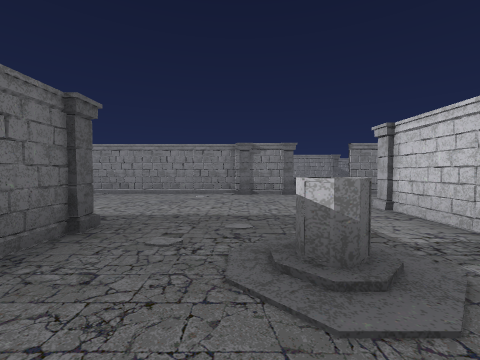
[1] (above)

24 first-person views from a walk through a 3-D level made in the Godot game engine. The camera is 1.3 m above the floor, tilts 2° down and sees 90° across. The floor is counted in squares, 2 m on a side. Each view is taken from the middle of a square. On the plan, view 1 faces up. The plan holds only what a view shows up to about 9 squares ahead; the rest is blank. The place goes on beyond the plan. Characters and animated objects are left out.

[2]
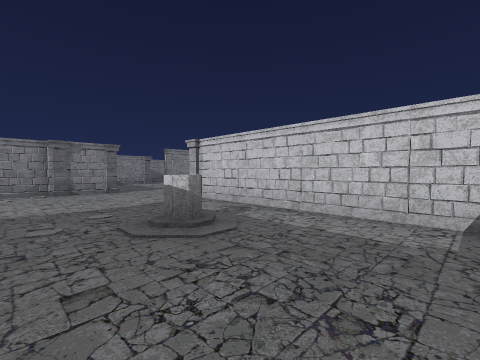

[3]
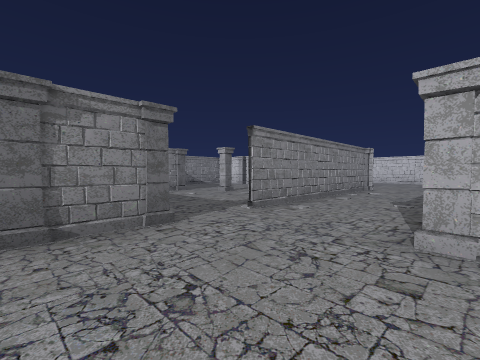

[4]
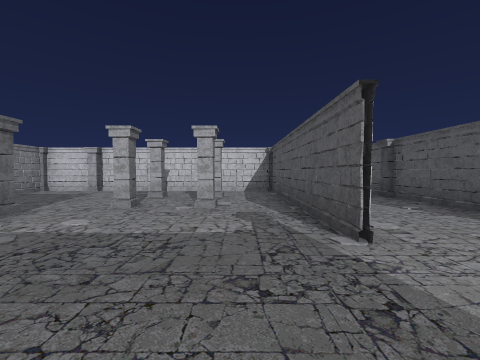

[5]
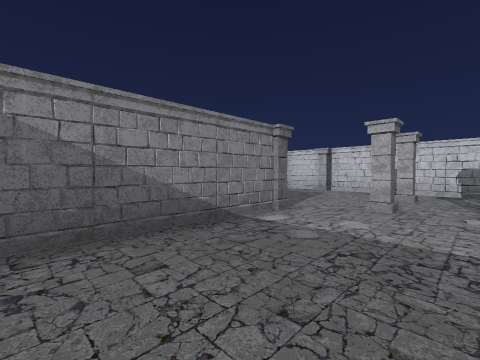

[6]
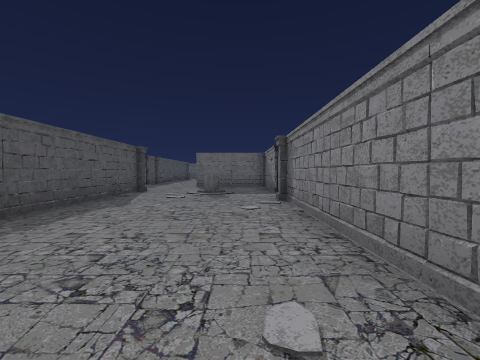

[7]
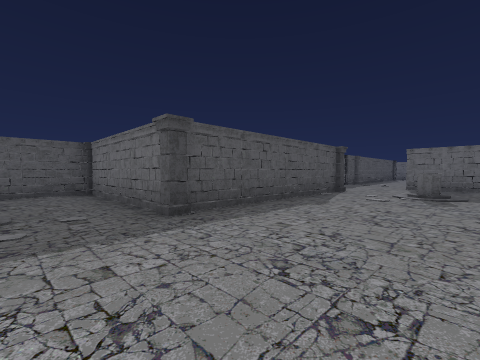

[8]
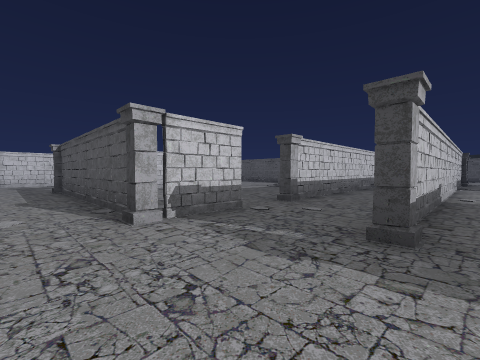

[9]
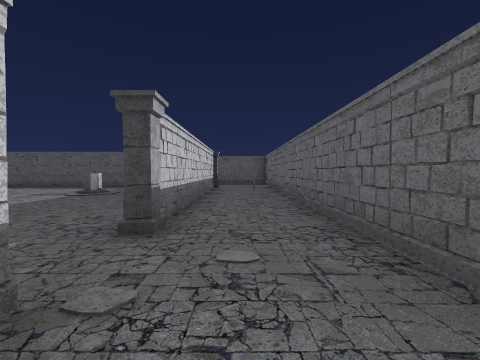

[10]
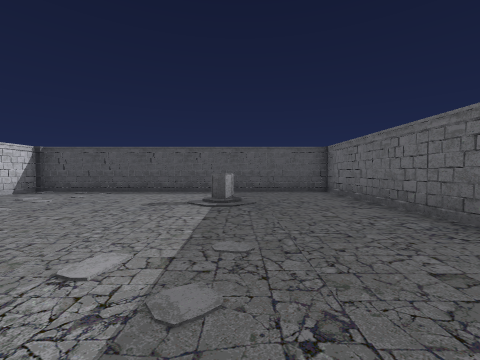

[11]
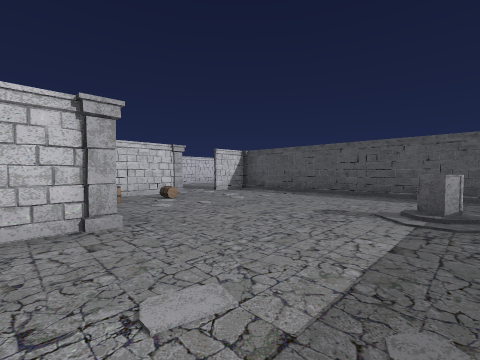

[12]
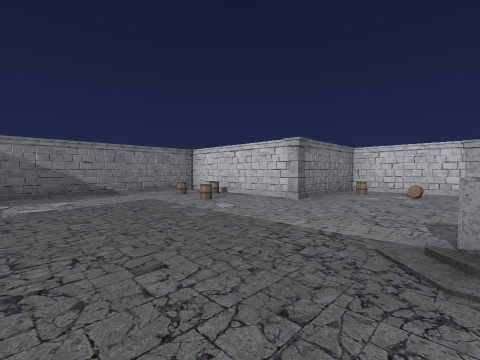

[13]
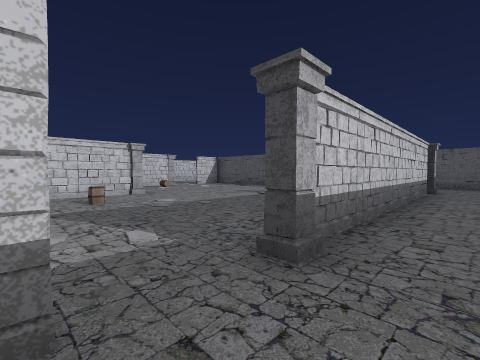

[14]
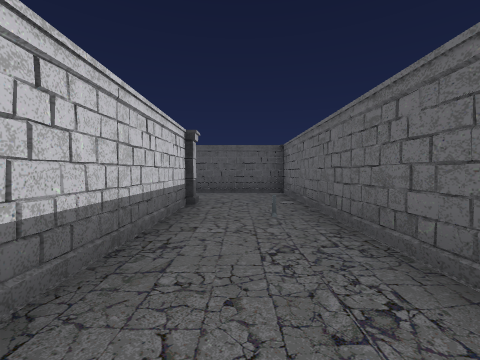

[15]
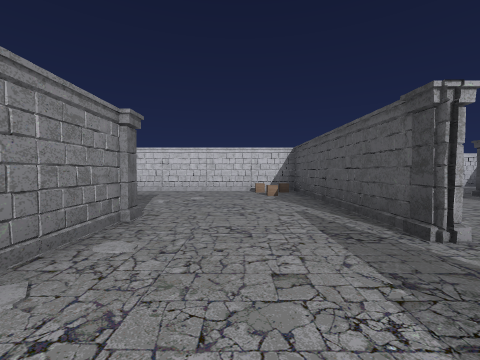

[16]
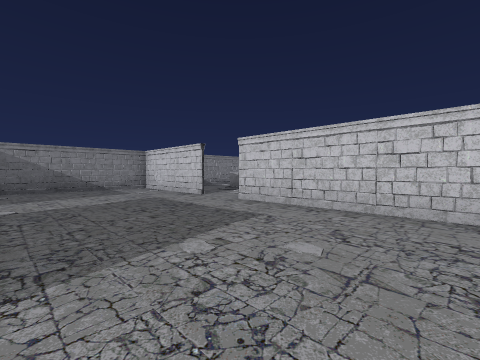

[17]
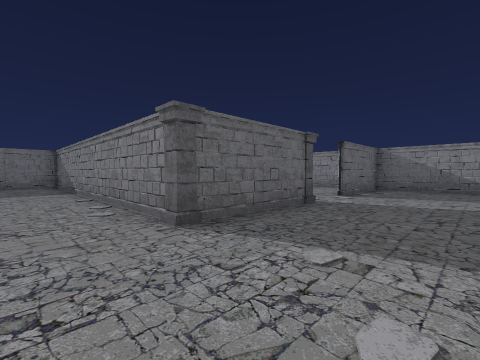

[18]
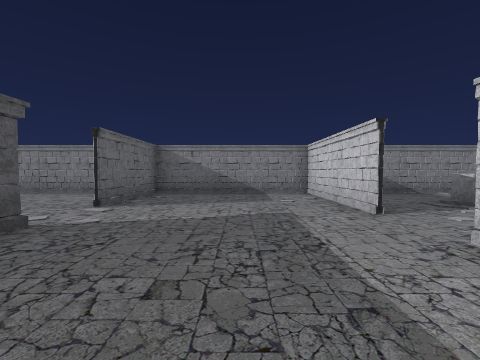

[19]
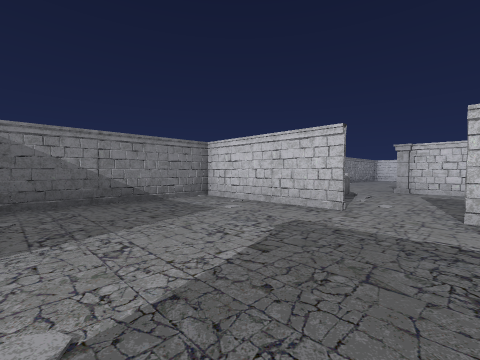

[20]
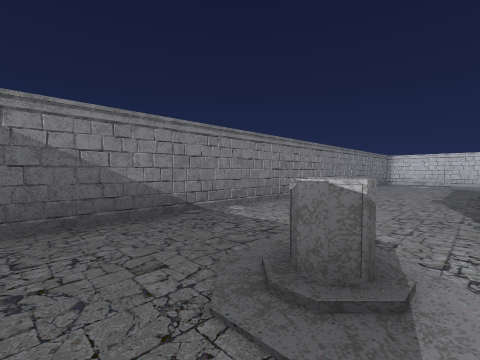

[21]
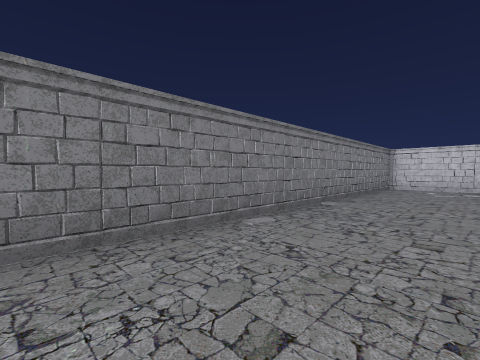

[22]
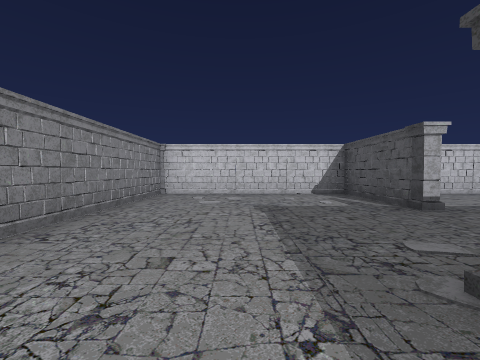

[23]
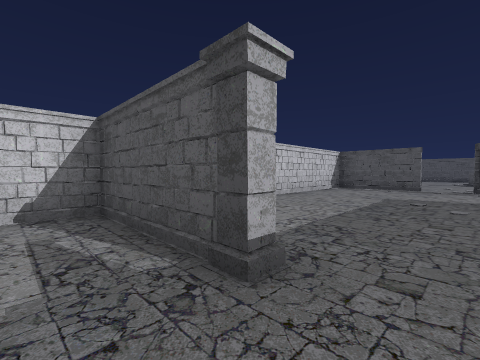

[24]
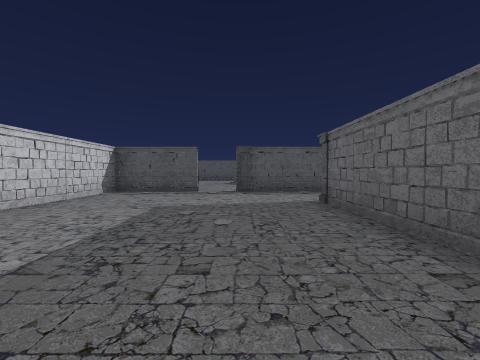

### Floor plan
Points are (right, up) in squares from view 1. A wall is a line through its corners. A room is listed if a view was taken in it or the views show most of it. See-through windows are left out.
Room 1 (views 1, 2, 3, 4, 5, 6, 7, 8, 9, 13, 14)
walls: (-1, 7.1) (-1.6, 7.1); (-1.8, 7) (-5.1, 7.1); (-0.5, 7.1) (-5.5, 7.1); (-2.2, 7.2) (-2.6, 6.9); (-1.8, 2.5) (-1.8, -1.4); (3, 7) (8.4, 6.9); (2.3, 1.7) (2.3, 2.2); (2.3, 0.2) (2.3, 1); (2.4, -0.8) (2.4, -0.3); (-7.4, 2.7) (-2.4, 2.7); (-1.6, -1.8) (0.1, -1.8); (-7.5, 7.1) (-8.8, 7.1); (2.7, -1) (2.5, 0); (2.6, -1.1) (2.6, 3.5); (1.9, 11.6) (1.3, 11.6); (3.1, 11.4) (2.8, 11.8); (3.5, 11.6) (0.1, 11.6); (-7.9, 0.8) (-7.9, 2.4); (-10.4, 6) (-10.4, 4.1); (-10.3, 0.6) (-10.3, -7.5); (9.1, 7.4) (9.1, 14.5); (8.5, 14.6) (7.9, 14.6); (-7.9, -7.4) (-7.9, -1.4); (-10.4, -8.2) (-10.4, 0.4)
ways out: opening at (-8, -0.5) to room 2; opening at (-11, 4) to room 3; opening at (-6.5, 7) to room 3; opening at (4, 13) to room 4; opening at (3.5, 5.5) to room 5; opening at (-9, -7) to room 6
objects: pillar (-10, 1); other object (-9, -6); pillar (-8, -1); pillar (-8, 3); pillar (-6, 7); pillar (-2, 3); pillar (0, 7); other object (0, 8); pillar (1, 7); pillar (3, 4); pillar (4, 12) to (5, 12); pillar (5, 9); pillar (5, 10); pillar (7, 9); pillar (7, 10); pillar (9, 13)
Room 2 (views 10, 11, 12)
walls: (-2.1, -1.4) (-1.6, -1); (-1.9, -1.6) (-1.9, 2.5); (-7.8, -2.7) (-7.8, -7.5); (-2.6, 2.6) (-7.1, 2.6); (1.6, -4.5) (1.6, -1.9) (-1.6, -1.9); (-7.5, -7.8) (1.5, -7.8); (1.9, -4.4) (1.9, -3.9); (2.4, -4.5) (2.4, -4); (1.6, -7.4) (1.6, -6.3); (1.9, -7) (1.9, -6.4); (2.6, -7.5) (2.6, -7)
ways out: opening at (-8, -0.5) to room 1; opening at (2, -5.5)
objects: pillar (-2, -2); barrel (0, -4)
Room 3 (views 15, 16, 17, 18, 19)
walls: (-5.4, 10.6) (-11.6, 10.6); (-5.8, 10.5) (-6.4, 10.6); (-4.6, 13.6) (-4.6, 11.3); (-5.5, 7.1) (-1, 7.3); (-4.9, 7) (-4.5, 7.4); (-5.5, 7) (-0.6, 7); (0.1, 8.5) (0.1, 13.2); (0.1, 14.6) (0.1, 18.3) (-4.6, 18.3) (-4.6, 15.3); (0.2, 17) (0.1, 18.3)
ways out: opening at (-11, 4) to room 1; opening at (-6.5, 7) to room 1; opening at (0, 14) to room 4; opening at (-5, 14.5)
objects: pillar (-5, 11); pillar (-5, 14); other object (-1, 8)
Room 4 (views 20, 21, 22, 23)
walls: (6.8, 18.2) (6.4, 18.5); (5.4, 18.2) (5, 18.5); (4.6, 13.2) (4.6, 14.6); (1.8, 18.6) (1.4, 18.2); (12.3, 12.9) (15.1, 12.9) (15.1, 17.5); (14.4, 18.3) (0.9, 18.3)
ways out: opening at (4, 13) to room 1; opening at (0, 14) to room 3; opening at (11.5, 13) to room 5
objects: pillar (5, 15); pillar (9, 15); pillar (12, 13); pillar (15, 18)
Room 5 (view 24)
walls: (8.4, 7.1) (3.2, 7.1); (9.2, 10.2) (9.2, 7.5); (8.4, 6.8) (3.1, 6.9); (12.4, 4.2) (15, 4.1) (15.1, 10.1); (4.7, 4.2) (10.6, 4.2)
ways out: opening at (3.5, 5.5) to room 1; opening at (11.5, 13) to room 4; opening at (11.5, 4)
objects: pillar (7, 4); pillar (9, 7); pillar (11, 4)
Room 6 (no view inside)
walls: (-10.3, -7.5) (-10.3, -9.5); (-9.5, -10.3) (-7.6, -10.3)
ways out: opening at (-9, -7) to room 1
objects: pillar (-8, -8)

Positions as (right, up) in squares from view 1, and headings:
1: (0, 0), facing up
2: (-1, -1), facing up-right
3: (0, 4), facing up-right
4: (1, 8), facing right
5: (1, 9), facing up-right
6: (0, 6), facing left
7: (0, 6), facing down-left
8: (-11, 4), facing down-right
9: (-9, 2), facing down
10: (-5, 0), facing down
11: (-5, -1), facing down-right
12: (-7, -5), facing up-right
13: (-9, 1), facing down-right
14: (-9, -3), facing down
15: (-8, 9), facing right
16: (-4, 9), facing up-right
17: (-2, 9), facing up-left
18: (-2, 11), facing up
19: (-4, 13), facing up-right
20: (1, 15), facing up-right
21: (5, 16), facing up-right
22: (8, 16), facing right
23: (11, 14), facing down-right
24: (11, 12), facing down
